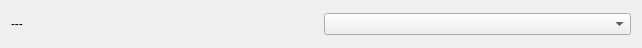
<?xml version="1.0" encoding="UTF-8"?>
<ui version="4.0">
 <class>SqlElement</class>
 <widget class="QWidget" name="SqlElement">
  <property name="geometry">
   <rect>
    <x>0</x>
    <y>0</y>
    <width>642</width>
    <height>48</height>
   </rect>
  </property>
  <property name="windowTitle">
   <string>Form</string>
  </property>
  <layout class="QHBoxLayout" name="horizontalLayout">
   <item>
    <widget class="QLabel" name="keyLabel">
     <property name="text">
      <string>---</string>
     </property>
    </widget>
   </item>
   <item>
    <widget class="QComboBox" name="enumComboBox"/>
   </item>
  </layout>
 </widget>
 <resources/>
 <connections/>
</ui>
